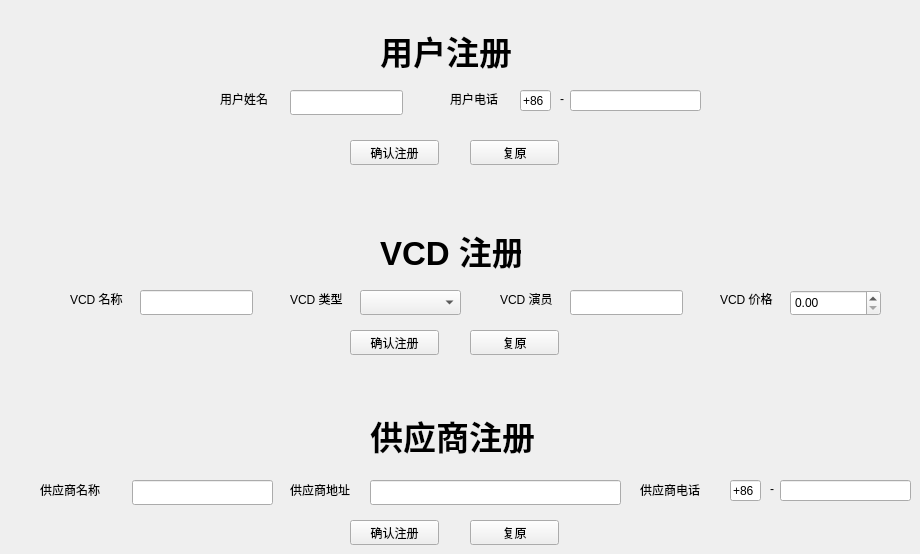
  <widget class="QWidget" name="tab_signup">
   <attribute name="title">
    <string>注册</string>
   </attribute>
   <widget class="QLabel" name="tab_signup_lb_user_signin">
    <property name="geometry">
     <rect>
      <x>380</x>
      <y>20</y>
      <width>141</width>
      <height>61</height>
     </rect>
    </property>
    <property name="font">
     <font>
      <pointsize>25</pointsize>
      <weight>75</weight>
      <italic>false</italic>
      <bold>true</bold>
      <underline>false</underline>
     </font>
    </property>
    <property name="text">
     <string>用户注册</string>
    </property>
   </widget>
   <widget class="QLabel" name="tab_signup_lb_vcd_signin">
    <property name="geometry">
     <rect>
      <x>380</x>
      <y>220</y>
      <width>141</width>
      <height>61</height>
     </rect>
    </property>
    <property name="font">
     <font>
      <pointsize>25</pointsize>
      <weight>75</weight>
      <italic>false</italic>
      <bold>true</bold>
      <underline>false</underline>
     </font>
    </property>
    <property name="text">
     <string>VCD 注册</string>
    </property>
   </widget>
   <widget class="QLabel" name="tab_signup_lb_supplier_signin">
    <property name="geometry">
     <rect>
      <x>370</x>
      <y>400</y>
      <width>181</width>
      <height>71</height>
     </rect>
    </property>
    <property name="font">
     <font>
      <pointsize>25</pointsize>
      <weight>75</weight>
      <italic>false</italic>
      <bold>true</bold>
      <underline>false</underline>
     </font>
    </property>
    <property name="text">
     <string>供应商注册</string>
    </property>
   </widget>
   <widget class="QLabel" name="tab_signup_lb_user_name">
    <property name="geometry">
     <rect>
      <x>220</x>
      <y>90</y>
      <width>67</width>
      <height>17</height>
     </rect>
    </property>
    <property name="text">
     <string>用户姓名</string>
    </property>
   </widget>
   <widget class="QLabel" name="tab_signup_lb_user_tel">
    <property name="geometry">
     <rect>
      <x>450</x>
      <y>90</y>
      <width>67</width>
      <height>17</height>
     </rect>
    </property>
    <property name="text">
     <string>用户电话</string>
    </property>
   </widget>
   <widget class="QLabel" name="tab_signup_lb_user_tel_dash">
    <property name="geometry">
     <rect>
      <x>560</x>
      <y>90</y>
      <width>16</width>
      <height>17</height>
     </rect>
    </property>
    <property name="text">
     <string>-</string>
    </property>
   </widget>
   <widget class="QLineEdit" name="tab_signup_le_user_tel_pre">
    <property name="geometry">
     <rect>
      <x>520</x>
      <y>90</y>
      <width>31</width>
      <height>21</height>
     </rect>
    </property>
    <property name="text">
     <string>+86</string>
    </property>
   </widget>
   <widget class="QLineEdit" name="tab_signup_le_user_tel_ext">
    <property name="geometry">
     <rect>
      <x>570</x>
      <y>90</y>
      <width>131</width>
      <height>21</height>
     </rect>
    </property>
    <property name="text">
     <string/>
    </property>
    <property name="maxLength">
     <number>20</number>
    </property>
   </widget>
   <widget class="QLineEdit" name="tab_signup_le_user_name">
    <property name="geometry">
     <rect>
      <x>290</x>
      <y>90</y>
      <width>113</width>
      <height>25</height>
     </rect>
    </property>
   </widget>
   <widget class="QPushButton" name="tab_signup_pb_user_confirm">
    <property name="geometry">
     <rect>
      <x>350</x>
      <y>140</y>
      <width>89</width>
      <height>25</height>
     </rect>
    </property>
    <property name="text">
     <string>确认注册</string>
    </property>
   </widget>
   <widget class="QLabel" name="tab_signup_lb_vcd_name">
    <property name="geometry">
     <rect>
      <x>70</x>
      <y>290</y>
      <width>67</width>
      <height>17</height>
     </rect>
    </property>
    <property name="text">
     <string>VCD 名称</string>
    </property>
   </widget>
   <widget class="QLineEdit" name="tab_signup_le_vcd_name">
    <property name="geometry">
     <rect>
      <x>140</x>
      <y>290</y>
      <width>113</width>
      <height>25</height>
     </rect>
    </property>
   </widget>
   <widget class="QLabel" name="tab_signup_lb_vcd_type">
    <property name="geometry">
     <rect>
      <x>290</x>
      <y>290</y>
      <width>67</width>
      <height>17</height>
     </rect>
    </property>
    <property name="text">
     <string>VCD 类型</string>
    </property>
   </widget>
   <widget class="QComboBox" name="tab_signup_cb_vcd_type">
    <property name="geometry">
     <rect>
      <x>360</x>
      <y>290</y>
      <width>101</width>
      <height>25</height>
     </rect>
    </property>
    <item>
     <property name="text">
      <string/>
     </property>
    </item>
    <item>
     <property name="text">
      <string>comedy</string>
     </property>
    </item>
    <item>
     <property name="text">
      <string>romantic</string>
     </property>
    </item>
    <item>
     <property name="text">
      <string>action</string>
     </property>
    </item>
    <item>
     <property name="text">
      <string>gun fight</string>
     </property>
    </item>
    <item>
     <property name="text">
      <string>crim</string>
     </property>
    </item>
    <item>
     <property name="text">
      <string>thriller</string>
     </property>
    </item>
    <item>
     <property name="text">
      <string>horror</string>
     </property>
    </item>
    <item>
     <property name="text">
      <string>suspense</string>
     </property>
    </item>
    <item>
     <property name="text">
      <string>animation</string>
     </property>
    </item>
    <item>
     <property name="text">
      <string>family</string>
     </property>
    </item>
    <item>
     <property name="text">
      <string>fantasy</string>
     </property>
    </item>
    <item>
     <property name="text">
      <string>science</string>
     </property>
    </item>
    <item>
     <property name="text">
      <string>war</string>
     </property>
    </item>
    <item>
     <property name="text">
      <string>youth</string>
     </property>
    </item>
   </widget>
   <widget class="QLabel" name="tab_signup_lb_vcd_actors">
    <property name="geometry">
     <rect>
      <x>500</x>
      <y>290</y>
      <width>67</width>
      <height>17</height>
     </rect>
    </property>
    <property name="text">
     <string>VCD 演员</string>
    </property>
   </widget>
   <widget class="QLineEdit" name="tab_signup_le_vcd_actors">
    <property name="geometry">
     <rect>
      <x>570</x>
      <y>290</y>
      <width>113</width>
      <height>25</height>
     </rect>
    </property>
   </widget>
   <widget class="QLabel" name="tab_signup_lb_vcd_price">
    <property name="geometry">
     <rect>
      <x>720</x>
      <y>290</y>
      <width>67</width>
      <height>17</height>
     </rect>
    </property>
    <property name="text">
     <string>VCD 价格</string>
    </property>
   </widget>
   <widget class="QDoubleSpinBox" name="tab_signup_dsb_vcd_price">
    <property name="geometry">
     <rect>
      <x>790</x>
      <y>290</y>
      <width>91</width>
      <height>26</height>
     </rect>
    </property>
   </widget>
   <widget class="QPushButton" name="tab_signup_pb_vcd_confirm">
    <property name="geometry">
     <rect>
      <x>350</x>
      <y>330</y>
      <width>89</width>
      <height>25</height>
     </rect>
    </property>
    <property name="text">
     <string>确认注册</string>
    </property>
   </widget>
   <widget class="QLabel" name="tab_signup_lb_supplier_tel">
    <property name="geometry">
     <rect>
      <x>640</x>
      <y>480</y>
      <width>81</width>
      <height>20</height>
     </rect>
    </property>
    <property name="text">
     <string>供应商电话</string>
    </property>
   </widget>
   <widget class="QLineEdit" name="tab_signup_le_supplier_tel_pre">
    <property name="geometry">
     <rect>
      <x>730</x>
      <y>480</y>
      <width>31</width>
      <height>21</height>
     </rect>
    </property>
    <property name="text">
     <string>+86</string>
    </property>
   </widget>
   <widget class="QLineEdit" name="tab_signup_le_supplier_tel_ext">
    <property name="geometry">
     <rect>
      <x>780</x>
      <y>480</y>
      <width>131</width>
      <height>21</height>
     </rect>
    </property>
    <property name="text">
     <string/>
    </property>
    <property name="maxLength">
     <number>20</number>
    </property>
   </widget>
   <widget class="QLabel" name="tab_signup_lb_supplier_name">
    <property name="geometry">
     <rect>
      <x>40</x>
      <y>480</y>
      <width>81</width>
      <height>20</height>
     </rect>
    </property>
    <property name="text">
     <string>供应商名称</string>
    </property>
   </widget>
   <widget class="QLineEdit" name="tab_signup_le_supplier_name">
    <property name="geometry">
     <rect>
      <x>132</x>
      <y>480</y>
      <width>141</width>
      <height>25</height>
     </rect>
    </property>
   </widget>
   <widget class="QLabel" name="tab_signup_lb_supplier_tel_dash">
    <property name="geometry">
     <rect>
      <x>770</x>
      <y>480</y>
      <width>16</width>
      <height>17</height>
     </rect>
    </property>
    <property name="text">
     <string>-</string>
    </property>
   </widget>
   <widget class="QLabel" name="tab_signup_lb_supplier_addr">
    <property name="geometry">
     <rect>
      <x>290</x>
      <y>480</y>
      <width>81</width>
      <height>20</height>
     </rect>
    </property>
    <property name="text">
     <string>供应商地址</string>
    </property>
   </widget>
   <widget class="QLineEdit" name="tab_signup_le_supplier_addr">
    <property name="geometry">
     <rect>
      <x>370</x>
      <y>480</y>
      <width>251</width>
      <height>25</height>
     </rect>
    </property>
   </widget>
   <widget class="QPushButton" name="tab_signup_pb_supplier_confirm">
    <property name="geometry">
     <rect>
      <x>350</x>
      <y>520</y>
      <width>89</width>
      <height>25</height>
     </rect>
    </property>
    <property name="text">
     <string>确认注册</string>
    </property>
   </widget>
   <widget class="QPushButton" name="tab_signup_pb_user_clear">
    <property name="geometry">
     <rect>
      <x>470</x>
      <y>140</y>
      <width>89</width>
      <height>25</height>
     </rect>
    </property>
    <property name="text">
     <string>复原</string>
    </property>
   </widget>
   <widget class="QPushButton" name="tab_signup_pb_vcd_clear">
    <property name="geometry">
     <rect>
      <x>470</x>
      <y>330</y>
      <width>89</width>
      <height>25</height>
     </rect>
    </property>
    <property name="text">
     <string>复原</string>
    </property>
   </widget>
   <widget class="QPushButton" name="tab_signup_pb_supplier_clear">
    <property name="geometry">
     <rect>
      <x>470</x>
      <y>520</y>
      <width>89</width>
      <height>25</height>
     </rect>
    </property>
    <property name="text">
     <string>复原</string>
    </property>
   </widget>
  </widget>
